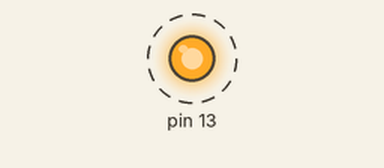
A sketch run on a simulated Arduino Mega 2560, built with avr-gcc and run on an emulated ATmega2560. On the bench: output pins drawn as LEDs (lit = HIGH). Dashed ring = blinking. What the sketch prints to the serial monitor is not drawn.

Above: at 0.5 s.
Timing chart, 0 to 4.6 s (numbered marks = the images above):
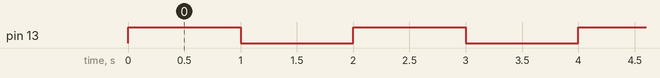

The sketch:

test3.ino
```cpp
void setup()
{

  /* add setup code here */
  Serial.begin(9600);
  pinMode(13,OUTPUT);


}

void loop()
{
	Serial.println("Nandhu");
	digitalWrite(13, HIGH);
	delay(1000);
	digitalWrite(13,LOW);
	delay(1000);
	  /* add main program code here */

}
```

Measured:
- by itself, pin 13: alternates HIGH for 1.0 s and LOW for 1.0 s
